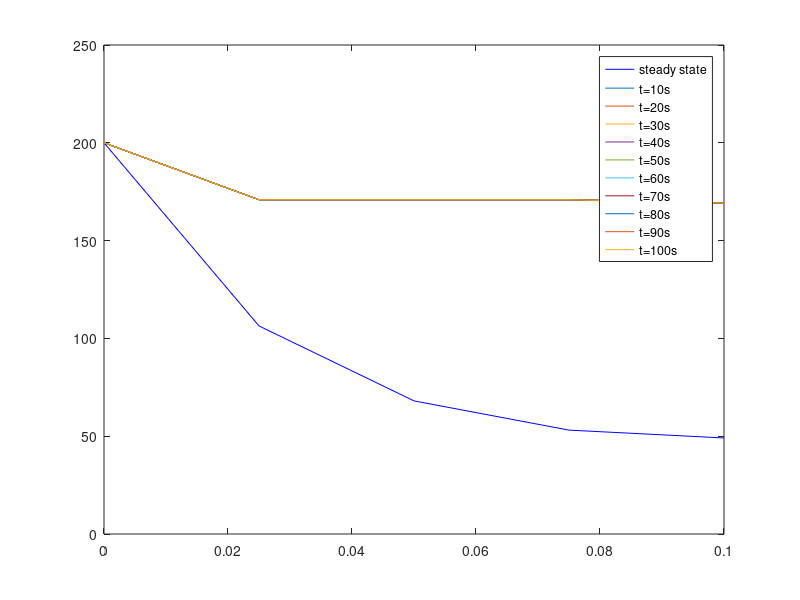
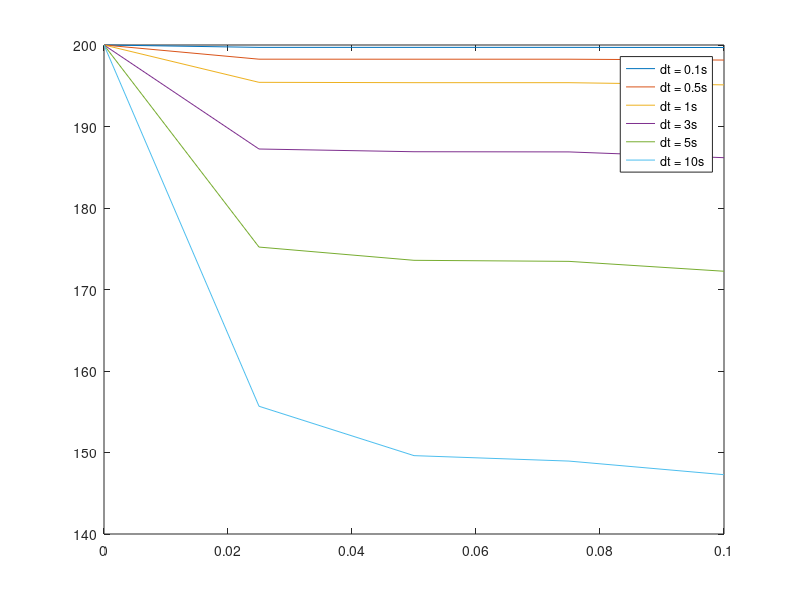

The MATLAB script that drew these images, in order:
clc
clearvars
L = 0.1;
d = 0.003;
N = 5;
h = 50;
k = 50;
T0 = 200;
w = 0.01;
H = 0.01;
delx = L/(N - 1);
Tinf = 40;
g = 0;
p = pi*d;
A1 = p*delx/2;
A2 = H*delx;
Ac = pi/4 * d^2;
A = zeros(N,N);
B = zeros(N,1);
A(1,1)=k/delx;
B(1)=k*(T0)/delx - h*(A1 + Ac)*(Tinf - T0);
for i=2:N - 1
 A(i,i - 1) = k*Ac/delx;
 A(i,i) = -2*(k*Ac/delx)-2*h*(A1);
 A(i,i + 1) = k*Ac/delx;
 B(i) = -2*h*(A1)*Tinf;
end
A(N,N-1) = k*Ac/delx;
A(N,N) = -h*(A1+Ac) - k*Ac/delx;
B(N) = -h*(A1+Ac)*Tinf;
T = A\B;
x = linspace(0,L,N);
figure
plot(x,T,'b');
hold on
%% TRANSIENT CONDUCTION
clc
clearvars
L = 0.1;
d = 0.003;
N = 5;
h = 50;
k = 50;
T0 = 200;
delx = L/(N - 1);
dt = 10;
C = 470;
rho = 7800;
Tinf = 40;
p = pi*d;
A1 = p*delx;
Ac = pi/4 * d^2;
T_old = zeros(1,N);
x = linspace(0,L,N);
for i = 1:N
 T_old(i) = T0;
end
T_new = zeros(1,N);
for i = 1:10
 T_new(1) = 200;
 T_new(N) = (k*Ac/delx*(T_old(N - 1) - T_old(N)) + h*(A1/2 + Ac)*(Tinf -
T_old(N)))*2*dt/(rho*Ac*delx*C) + T_old(N);
 for j = 2:N - 1
 T_new(j) = (k*Ac/delx*(T_old(j - 1) + T_old(j + 1) -2*T_old(j)) + h*A1*(Tinf -
T_old(j)))*dt/(rho*Ac*delx*C) + T_old(j);
 end
 plot(x,T_new)
 % if (i == 1)
 % plot(x,T_new)
 % end
 % if (i == 5)
 % plot(x,T_new)
 % end
 % if (i == 10)
 % plot(x,T_new)
 % end
 % T_old = T_new;

end
% legend('steady state','1st iter','5th iter','10th iter')
legend('steady state','t=10s','t=20s','t=30s','t=40s','t=50s','t=60s','t=70s','t=80s','t=90s','t=100s')
hold off
% plot(x,T_new,'*')
figure
%% Changing dt
clc
clearvars
L = 0.1;
d = 0.003;
N = 5;
h = 50;
k = 50;
T0 = 200;
delx = L/(N - 1);
dt_values = [0.1,0.5,1,3,5,10];
C = 470;
rho = 7800;
Tinf = 40;
p = pi*d;
A1 = p*delx;
Ac = pi/4 * d^2;
T_old = zeros(1,N);
x = linspace(0,L,N);
for i = 1:N
 T_old(i) = T0;
end
T_new = zeros(1,N);
for i = 1:6
 dt = dt_values(i);
 T_new(1) = 200;
 T_new(N) = (k*Ac/delx*(T_old(N - 1) - T_old(N)) + h*(A1/2 + Ac)*(Tinf -
T_old(N)))*2*dt/(rho*Ac*delx*C) + T_old(N);
 for j = 2:N - 1
 T_new(j) = (k*Ac/delx*(T_old(j - 1) + T_old(j + 1) -2*T_old(j)) + h*A1*(Tinf -
T_old(j)))*dt/(rho*Ac*delx*C) + T_old(j);
 end
 plot(x,T_new)
 hold on
 T_old = T_new;

end
legend('dt = 0.1s','dt = 0.5s','dt = 1s','dt = 3s','dt = 5s','dt = 10s')